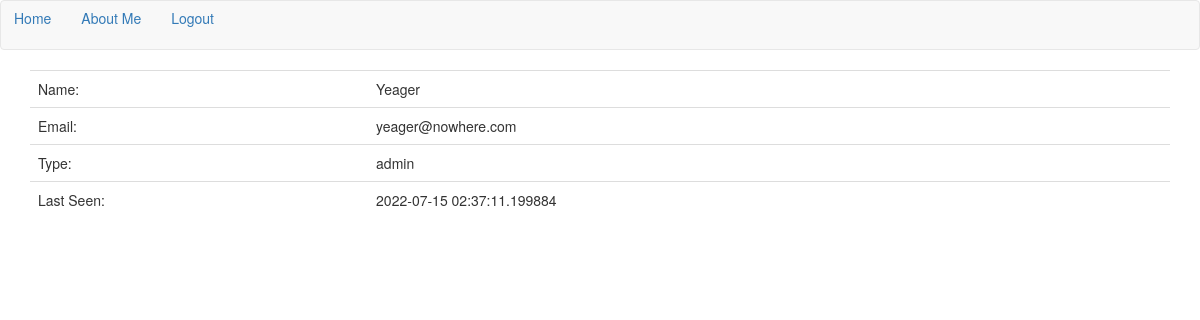
Screenshot of /about/1 (signed in) with the database file from the repository.
### app/models.py (models this page shows, shortened)
class Users(UserMixin, db.Model):
    id = db.Column(db.Integer, primary_key=True)
    username = db.Column(db.String(64), unique=True, index=True)
    email = db.Column(db.String(64), unique=True, index=True)
    password = db.Column(db.String(128))
    name = db.Column(db.String(64), index=True)
    type = db.Column(db.String(32), index=True)
    last_seen = db.Column(db.DateTime, index=True, default=datetime.now())
    quizzes = db.relationship('Quiz', backref='invigilator', lazy='dynamic')
    submissions = db.relationship('SubmittedAnswers', backref='submit_user', lazy='dynamic')
    @login.user_loader
    def load_user(id):
        return Users.query.get(int(id))
    def is_admin(self) -> bool:
        return self.type == "admin"
    def is_student(self) -> bool:
        return self.type == 'student'
    def is_teacher(self) -> bool:
        return self.type == 'teacher'

### app/routes.py (the view)
@app.route('/about/<id>')
@login_required
def about(id):
    user = Users.query.filter_by(id=id).first()
    if id == current_user.id:
        return render_template(
            'about.html',
            title = f"About",
            user=current_user,
        )
    return render_template(
        'about.html',
        title = f"About",
        user=user,
    )

### app/routes.py (called while the page is built)
@app.before_request
def before_request():
    if current_user.is_authenticated:
        current_user.last_seen = datetime.now()
        db.session.commit()

### app/templates/about.html (shortened to what this page needs)
{% extends "base.html" %}
{%block app_content%}
    <table class="table table-hover">
        <tr>
            <td>Name: </td>
            <td>{{user.name}}</td>
        </tr>
        <tr>
            <td>Email: </td>
            <td>{{user.email}}</td>
        </tr>
        <tr>
            <td>Type:</td>
            <td>{{user.type}}</td>
        </tr>
        <tr>
            <td>Last Seen:</td>
            <td>{{user.last_seen}}</td>
        </tr>
    </table>
{%endblock%}

### rows the page displays
Users: name "Yeager", email "yeager@nowhere.com", type "admin", last_seen "2022-07-15 02:37:11.199884"
